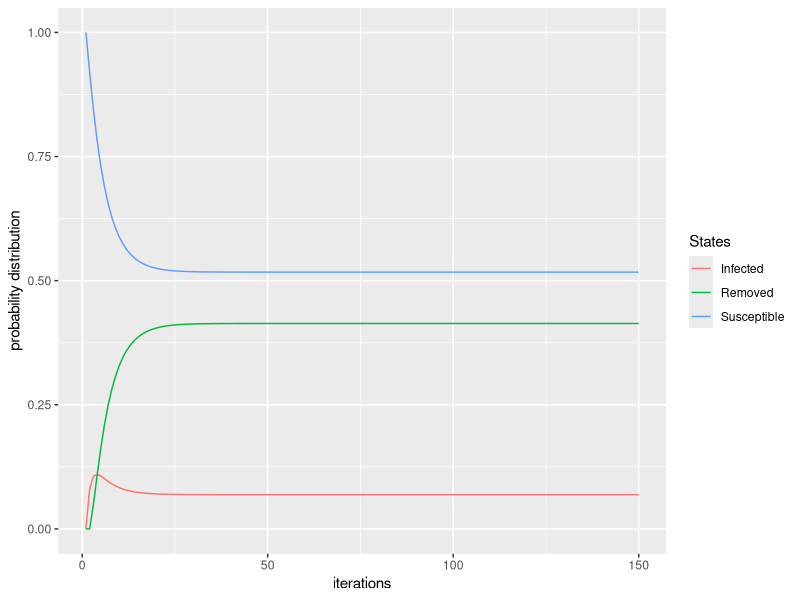
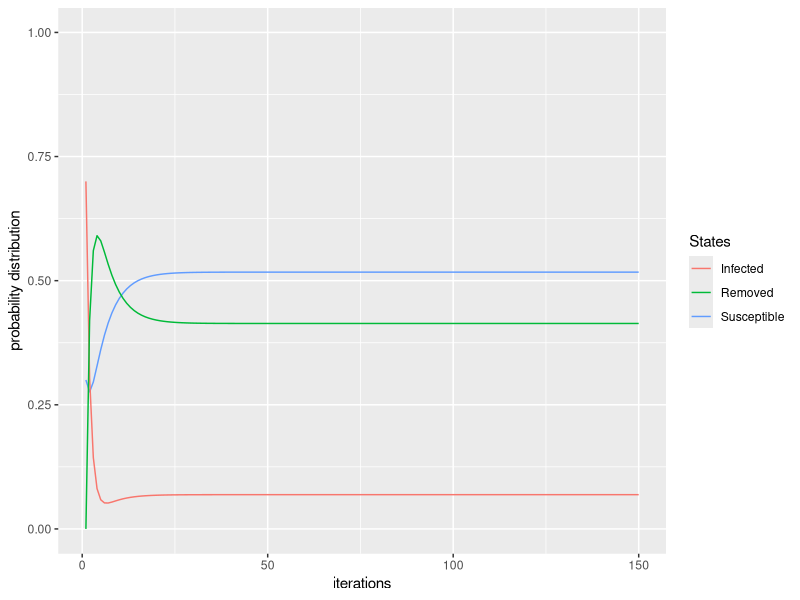

Write the R code that produced these figures, in order.
library ( ggplot2 )

#linear system solution

S<-c('Susceptible', 'Infected', 'Removed')

P<-matrix(c(0.92, 0.08, 0, 
            0, 0.4, 0.6,
            0.1, 0, 0.9 ),nrow=3,ncol=3,byrow=TRUE)


A <- matrix(c(-0.08, 0.08, 0, 1, 0, -0.6, 0.6, 1, 0.1, 0, -0.1, 1 ), 
                   ncol=3,nrow=4)
A

b <- c(0,0,0, 1)

pi <- qr.solve(A,b)
names(pi) <- c('Susceptible', 'Infected', 'Removed')
pi 



#VISUALIZATION

#initial distribution
m_0 <- c(1,0,0)

n_it <- 150

evolution <- matrix(nrow = n_it, ncol = 3)

P_n = P

evolution[1,] = m_0


#compute n_it iterations
for(n in c(2:n_it)){
  evolution[n,] = m_0%*%P_n
  P_n = P_n%*%P
}

#plot

evolution_df = as.data.frame(evolution)
names(evolution_df) = S

ggplot() +
  ylim(0, 1) +
  geom_line(data = evolution_df, aes(x = c(1:n_it),
                                     y = Susceptible, color =
                                       "Susceptible")) +
  geom_line(data = evolution_df, aes(x = c(1:n_it),
                                     y = Infected, color =
                                       "Infected")) +
  geom_line(data = evolution_df, aes(x = c(1:n_it),
                                     y = Removed, color =
                                       "Removed")) +
  labs(colour="States", x="iterations", y="probability distribution") + 
  theme(plot.title = element_text(hjust = 0.5))
  
  
results = evolution[n_it,]
names(results) = S
results


#probability distribution starting from a different inital distribution

m_1 <- c(0.3,0.7,0)

evolution_1 <- matrix(nrow = n_it, ncol = 3)

P_n_1 = P

evolution_1[1,] = m_1


#compute n_it iterations
for(n in c(2:n_it)){
  evolution_1[n,] = m_1%*%P_n_1
  P_n_1 = P_n_1%*%P
}

#plot

evolution_1_df = as.data.frame(evolution_1)
names(evolution_1_df) = S

ggplot() +
  
  ylim(0, 1) +
  geom_line(data = evolution_1_df, aes(x = c(1:n_it),
                                     y = Susceptible, color =
                                       "Susceptible")) +
  geom_line(data = evolution_1_df, aes(x = c(1:n_it),
                                     y = Infected, color =
                                       "Infected")) +
  geom_line(data = evolution_1_df, aes(x = c(1:n_it),
                                     y = Removed, color =
                                       "Removed")) +
  labs(colour="States", x="iterations", y="probability distribution") +
  theme(plot.title = element_text(hjust = 0.5))


results_1 = evolution_1_df[n_it,]
names(results_1) = S
results_1

